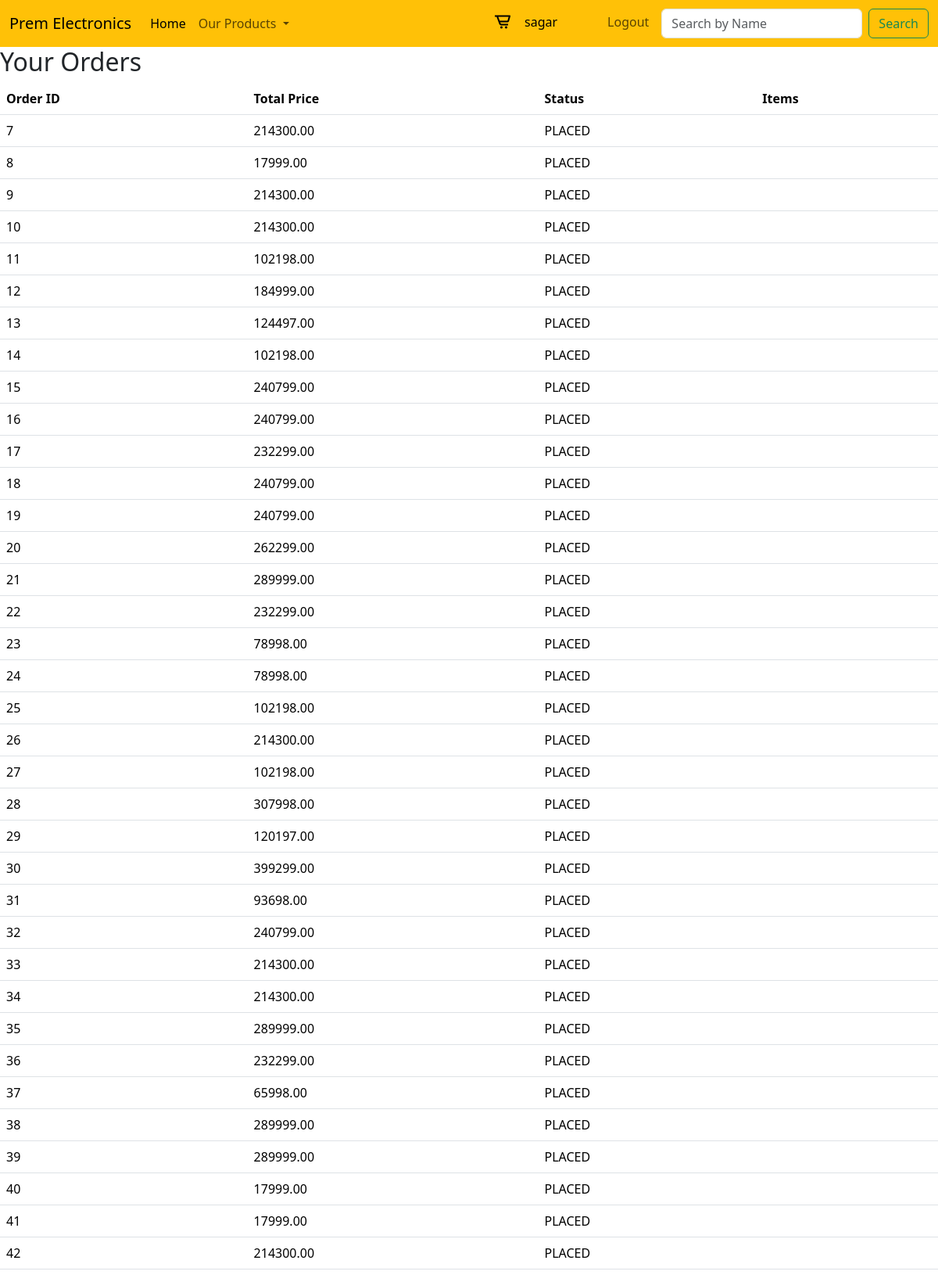
Screenshot of /orders/ (signed in) with the database file from the repository.
### project_app/models.py (models this page shows, shortened)
class User(AbstractBaseUser, PermissionsMixin):
    username = models.CharField(max_length=200)
    email = models.EmailField(max_length=200, unique=True)
    user_address = models.CharField(max_length=200)
    user_phone = models.CharField(max_length=15)
    is_active = models.BooleanField(default=True)
    is_staff = models.BooleanField(default=False)
    is_superuser = models.BooleanField(default=False)
    objects = CustomUserManager()
    USERNAME_FIELD = 'email'
    REQUIRED_FIELDS = ['username']
    class Meta:
        verbose_name = 'User'
        verbose_name_plural = 'Users'

class Order(models.Model):
    STATUS_CHOICES = (
        ('PLACED', 'Order Placed'),
        ('DELIVERED', 'Order Delivered'),
    )
    user = models.ForeignKey(User, on_delete=models.CASCADE)
    items = models.ManyToManyField(CartItem)
    status = models.CharField(max_length=20, choices=STATUS_CHOICES, default='PLACED')
    total_price = models.DecimalField(max_digits=10, decimal_places=2)
    created_at = models.DateTimeField(auto_now_add=True)
    updated_at = models.DateTimeField(auto_now=True)

### project_app/views.py (the view)
# urls.py: path('orders/', view_orders, name='view_orders'),
@login_required
def view_orders(request):
    orders = Order.objects.filter(user=request.user)
    order_details = []
    for order in orders:
        items = order.items.all()  # Get all items associated with the order
        item_names = [item.product.product_name for item in items]  # Extract item names
        order_details.append({'order': order, 'item_names': item_names})
    return render(request, 'view_orders.html', {'order_details': order_details})

### templates/view_orders.html (shortened to what this page needs)
{% extends "common_components.html" %}
{% block start %}
<h2>Your Orders</h2>
{% if order_details %}
    <table class="table">
        <thead>
            <tr>
                <th>Order ID</th>
                <th>Total Price</th>
                <th>Status</th>
                <th>Items</th>
            </tr>
        </thead>
        <tbody>
        {% for order_detail in order_details %}
            <tr>
                <td>{{ order_detail.order.id }}</td>
                <td>{{ order_detail.order.total_price }}</td>
                <td>{{ order_detail.order.status }}</td>
                <td>
                </td>
            </tr>
        {% endfor %}
        </tbody>
    </table>
{% else %}
    <p>No orders found.</p>
{% endif %}
{% endblock %}

### templates/navbar.html (shortened to what this page needs)
<nav class="navbar navbar-expand-lg bg-warning">
    <div class="container-fluid ">
      <a class="navbar-brand" href="/">Prem Electronics</a>
      <div class="collapse navbar-collapse" id="navbarSupportedContent">
        <ul class="navbar-nav me-auto mb-2 mb-lg-0">
          <li class="nav-item">
            <a class="nav-link active" aria-current="page" href="/">Home</a>
          </li>
          <li class="nav-item dropdown">
            <a class="nav-link dropdown-toggle" href="#" role="button" data-bs-toggle="dropdown" aria-expanded="false">
              Our Products
            </a>
          </li>
        </ul>
        <ul class="navbar-nav ">
          <li class="nav-item ">
            <a href="/cart/" class="nav-link active" aria-current="page"> <i class='bx bx-cart-alt' style="font-size: 1.5em;" ></i> </a>
          </li>
          {% if request.user.is_authenticated and request.user.is_superuser%}
          <li class="nav-item  me-5">
            <a class="nav-link active" aria-current="page" href="/admin/">{{ request.user.username }}</a>
          </li>
          {% elif request.user.is_authenticated and not request.user.is_superuser%}
          <li class="nav-item  me-5">
            <a class="nav-link active" aria-current="page" href="/index/">{{ request.user.username }}</a>
          </li>
          <li class="nav-item  me-2">
            <a type="button" class="nav-link btn btn-outline-success" aria-current="page" href="/logout/">Logout</a>
          </li>
          {% endif %}
        </ul>
        <form class="d-flex" role="search">
          <input class="form-control me-2" type="search" name="search" placeholder="Search by Name" aria-label="Search">
          <button class="btn btn-outline-success" type="submit">Search </button>
        </form>
      </div>
    </div>
  </nav>

### rows the page displays
User: user.username "sagar"
Order: order.id "7", order.total_price "214300.00", order.status "PLACED"
Order: order.id "8", order.total_price "17999.00", order.status "PLACED"
Order: order.id "9", order.total_price "214300.00", order.status "PLACED"
Order: order.id "10", order.total_price "214300.00", order.status "PLACED"
Order: order.id "11", order.total_price "102198.00", order.status "PLACED"
Order: order.id "12", order.total_price "184999.00", order.status "PLACED"
Order: order.id "13", order.total_price "124497.00", order.status "PLACED"
Order: order.id "14", order.total_price "102198.00", order.status "PLACED"
Order: order.id "15", order.total_price "240799.00", order.status "PLACED"
Order: order.id "16", order.total_price "240799.00", order.status "PLACED"
Order: order.id "17", order.total_price "232299.00", order.status "PLACED"
Order: order.id "18", order.total_price "240799.00", order.status "PLACED"
Order: order.id "19", order.total_price "240799.00", order.status "PLACED"
Order: order.id "20", order.total_price "262299.00", order.status "PLACED"
Order: order.id "21", order.total_price "289999.00", order.status "PLACED"
Order: order.id "22", order.total_price "232299.00", order.status "PLACED"
Order: order.id "23", order.total_price "78998.00", order.status "PLACED"
Order: order.id "24", order.total_price "78998.00", order.status "PLACED"
Order: order.id "25", order.total_price "102198.00", order.status "PLACED"
Order: order.id "26", order.total_price "214300.00", order.status "PLACED"
Order: order.id "27", order.total_price "102198.00", order.status "PLACED"
Order: order.id "28", order.total_price "307998.00", order.status "PLACED"
Order: order.id "29", order.total_price "120197.00", order.status "PLACED"
Order: order.id "30", order.total_price "399299.00", order.status "PLACED"
Order: order.id "31", order.total_price "93698.00", order.status "PLACED"
Order: order.id "32", order.total_price "240799.00", order.status "PLACED"
Order: order.id "33", order.total_price "214300.00", order.status "PLACED"
Order: order.id "34", order.total_price "214300.00", order.status "PLACED"
Order: order.id "35", order.total_price "289999.00", order.status "PLACED"
Order: order.id "36", order.total_price "232299.00", order.status "PLACED"
Order: order.id "37", order.total_price "65998.00", order.status "PLACED"
Order: order.id "38", order.total_price "289999.00", order.status "PLACED"
Order: order.id "39", order.total_price "289999.00", order.status "PLACED"
Order: order.id "40", order.total_price "17999.00", order.status "PLACED"
Order: order.id "41", order.total_price "17999.00", order.status "PLACED"
Order: order.id "42", order.total_price "214300.00", order.status "PLACED"
